Frame 1 (no input): blank canvas, image omitted
Frame 60 (the mouse pressed at the canvas centre just before this capture): blank canvas, image omitted
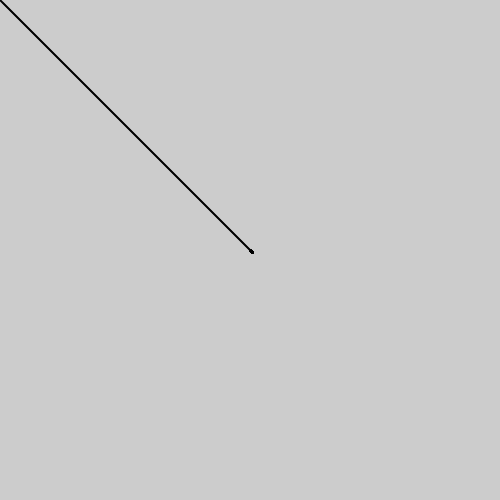
Frame 120 (the mouse held since frame 60 and released just before this capture)

The Processing sketch whose frames 1 and 60 were blank and that drew this single picture after the mouse press (run headless with seeded random() and noise(); from frame 60 on, the mouse is pressed at the canvas centre):

// Processing sketch: processing_11631
// ── processing_11631.pde

void setup() {
  size(500, 500);
  smooth();
}


void draw() {
  if(mousePressed == true){
    blurredLine(pmouseX, pmouseY, mouseX, mouseY);
  }
}


void blurredLine(float x1, float y1, float x2, float y2) {
  //ここから
  noSmooth();
  strokeWeight(random(0.1, 3));
  line(x1, y1, x2, y2);
  strokeWeight(random(0.5, 3));
  line(x1 + 2, y1 + 2, x2 + 1, y2 + 1);
  //ここまでを書き替える
}


void keyPressed() {
  //キーボートをクリックしたときに画像を保存
  save("blurredLine.png");
}
